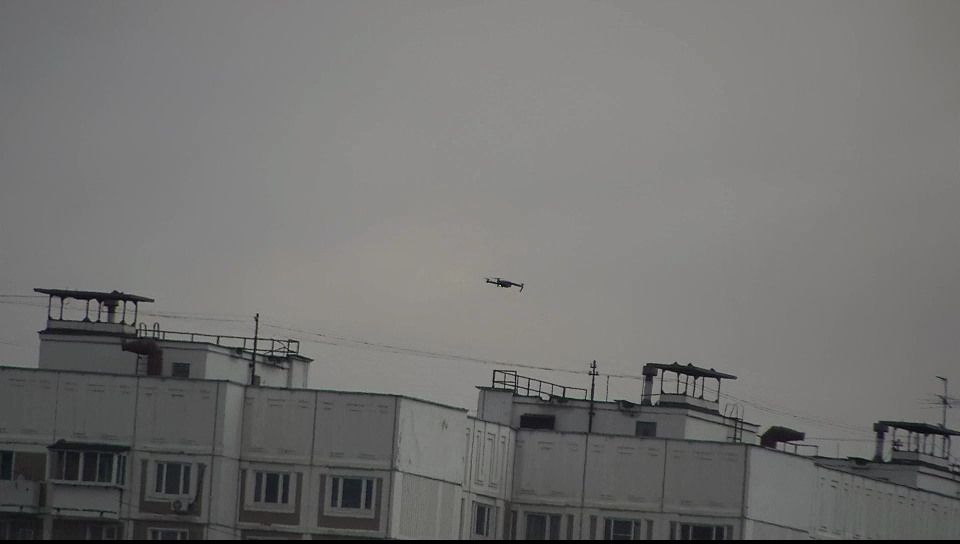
#> input picture img/frame_0000004.jpg, 1920 x 1088 px, given in place of frame_0000000.jpg, which was not available (shown at 1/2 size)
$ python DroneCamera.py
#> lines starting #> are read from the running program, lines starting #| are printed output that depends on the picture; after the words box and inside, x2 and y2 are one past the last pixel; in counts of white or black regions, pixels touching at a corner belong together
# ============================================================================
#  Name        : DroneCamera.py
#  Author      : Ahmad Parvaresh
#  Version     : V0.1
#  Copyright   : Free
#  Description : Calculating distance of camera from drone
#  Date        : Jan, 2022
# ============================================================================

import cv2, json, math

def readJson(jsonPath):
    with open(jsonPath) as f:
#> (reads img/annotation.json from the repository)
        data = json.load(f)
    return data

def droneOrientation(data,ind):
    # Drone positions
    # (x1,y1)---------------------------------(x2,y1)
    # -----------------------------------------------
    #  ...                                      ...
    # -----------------------------------------------
    # (x1,y2)---------------------------------(x2,y2)

    x2= data[ind]['rects'][0]['x2']  # right x coordinate of the bounding rectangle
    y1= data[ind]['rects'][0]['y1']  # top y coordinate
    x1= data[ind]['rects'][0]['x1']  # left x coordinate
    y2= data[ind]['rects'][0]['y2']  # bottom y coordinate
    droneClass =  data[ind]['rects'][0]['class']
    droneData = [x1,x2,y1,y2,droneClass]
    return droneData

def droneImage(imgPath,droneOrient):

    image = cv2.imread(imgPath)
#> image is the input picture: shape (1088, 1920, 3); mean B, G, R 112.4, 113.8, 114.1
    window_name = 'Image'
    start_point = (droneOrient[0], droneOrient[2])
    end_point = (droneOrient[1], droneOrient[3])
    color = (255, 0, 0)
    thickness = 2
    image = cv2.rectangle(image, start_point, end_point, color, thickness)
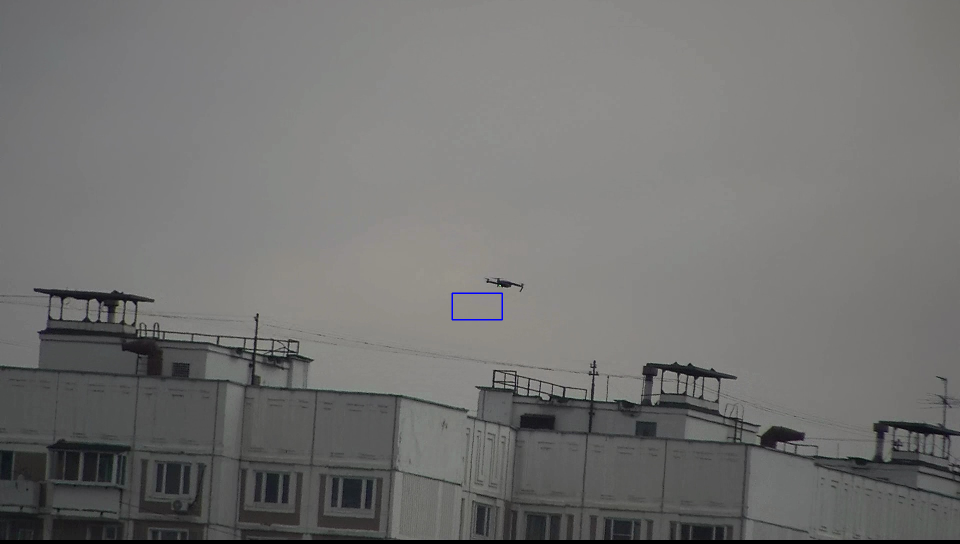
#> image: shape (1088, 1920, 3) (shown at 1/2 size); 0.04% of pixels changed, all inside (x1, y1, x2, y2) = (903, 585, 1006, 641)

    W = image.shape[1]
#> W = 1920
    H = image.shape[0]
#> H = 1088
    imgSize = [W,H]
#> imgSize = [1920, 1088]

    # Displaying the image
    # cv2.imshow(window_name, image)
    cv2.waitKey(0)
    cv2.destroyAllWindows()

    return imgSize

def distanceCalculation(imgSize, droneOreint):

    # DWR = Drone Width in Reality (m)
    if droneOreint[4]   == 'MAVIC':
        DWR = 0.3
    elif droneOreint[4] == 'PHANTOM':
        DWR = 0.35
    elif droneOreint[4] == 'INSPIRE':
        DWR = 0.5

    # DWI = Drone Width in Image (pixel)
    DWI = droneOreint[1] - droneOreint[0]

    FOV_H = 2  # deg
    FOV_V = 1  # deg

    # conver deg to radian
    FOV_H = math.radians(FOV_H/2)

    # D = Distance of Camera from Drone
    D = (DWR*imgSize[0])/(DWI*2*float(math.tan(FOV_H)))

    return D

def addJson(data,ind,D):
    data[ind]['rects'][0]['Distance'] = math.ceil(D)

    return data

def main():

    print(" ")
    jsonPath = 'DroneDistance.Project/img/annotation.json'
    imageNumber = 462

    data = readJson(jsonPath)

    for ind in range(imageNumber+1):
        if ind <10:
            imgPath = f'DroneDistance.Project/img/frame_000000{ind}.jpg'
        elif ind >=10 and ind <100:
            imgPath = f'DroneDistance.Project/img/frame_00000{ind}.jpg'
        else:
            imgPath = f'DroneDistance.Project/img/frame_0000{ind}.jpg'

        droneOreint = droneOrientation(data,ind)
        imgSize     = droneImage(imgPath,droneOreint)
#> imgSize = [1920, 1088]
        D           = distanceCalculation(imgSize,droneOreint)
#> D = 165
        data        = addJson(data,ind,D)
        print(f"Distance in Image- {ind} = {math.ceil(D)} m")
#| Distance in Image- 0 = 165 m
#> pass 2 of the loop in main, `for ind in range(imageNumber+1):`:
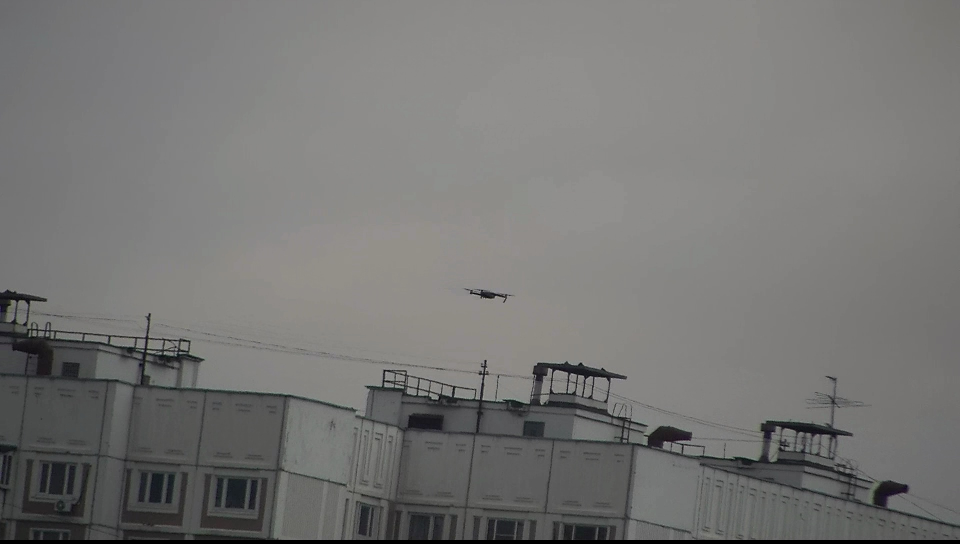
#> input picture img/frame_0000008.jpg, 1920 x 1088 px, given in place of frame_0000001.jpg, which was not available (shown at 1/2 size)
#> in droneImage, image is the input picture: shape (1088, 1920, 3); mean B, G, R 116, 117.5, 117.9
#> in droneImage (call 2), `image = cv2.rectangle(image, start_point, end_point, color, thickness)`:
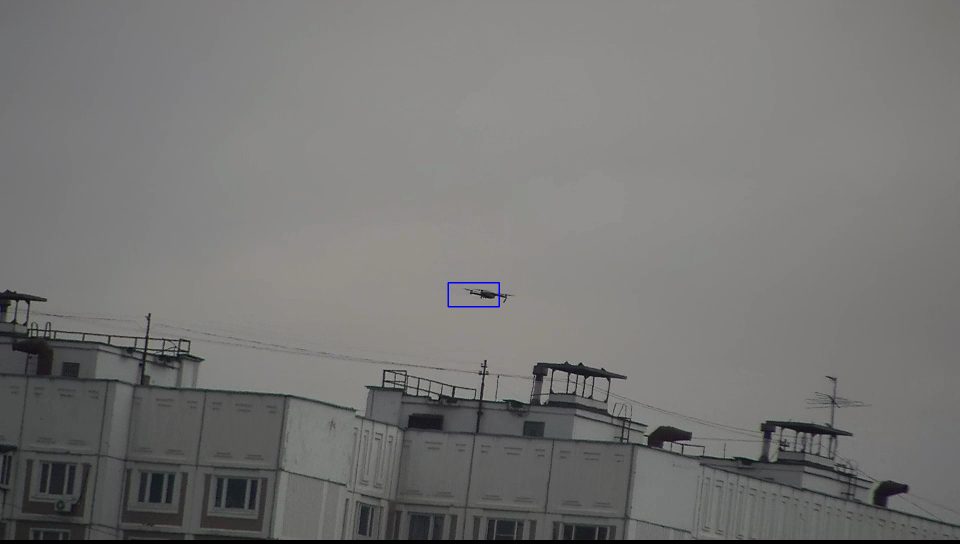
#> image: shape (1088, 1920, 3) (shown at 1/2 size); 0.04% of pixels changed, all inside (x1, y1, x2, y2) = (895, 564, 1000, 615)
#| Distance in Image- 1 = 162 m

    with open(jsonPath, 'w') as outfile:
        json.dump(data, outfile)

if __name__ == '__main__':

#> (the run stopped early here; a loop or call above may not have finished)
